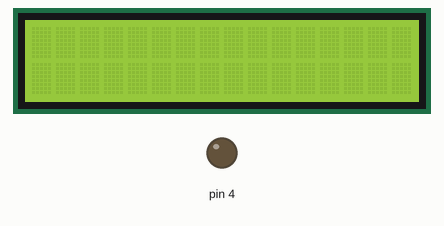
Bench run of a sketch on a simulated Arduino Uno, built with avr-gcc and run on an emulated ATmega328P. Parts: 16×2 character LCD, output pins drawn as LEDs (lit = HIGH). What the sketch prints to the serial monitor is not drawn.

Above: at 0.1 s.
At 1.1 s:
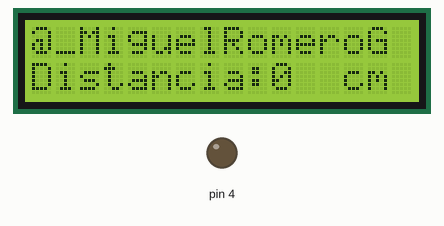

Measured:
- what the display in image 1 shows lasts 1.0 s, from 1.1 s to 2.1 s

The sketch:

distancia.ino
```cpp
#include <LiquidCrystal.h>
LiquidCrystal lcd(8, 9, 10, 11, 12, 13);
long tiempo;
long distancia;


void setup() {
	lcd.begin(16,2);
	Serial.begin(9600);
	pinMode(4, OUTPUT);
	pinMode(5, INPUT);
}

void loop() {
		digitalWrite(5, LOW);
		delayMicroseconds(5);
		digitalWrite(5, HIGH);
		delayMicroseconds(10);

		tiempo=pulseIn(4, HIGH);

		distancia=int(0.017*tiempo);

		Serial.print(tiempo);
		Serial.println(" cm");

  		lcd.setCursor(0,0);
  		lcd.print("@_MiguelRomeroG");
  		lcd.setCursor(0,1);
  		lcd.print("Distancia: ");
  		lcd.setCursor(10,1);
  		lcd.print(distancia);
  		lcd.setCursor(12,1);
  		lcd.print(" cm");
		delay(1000);
		lcd.clear();

}
```
